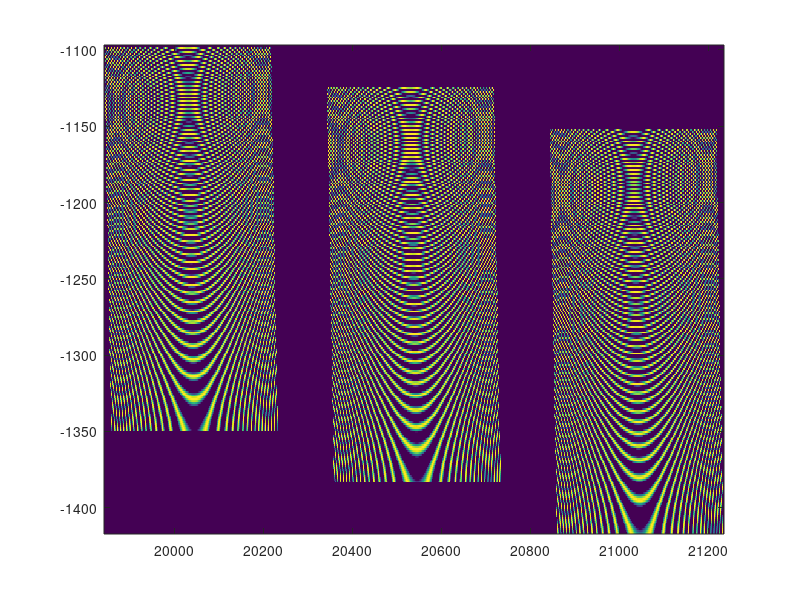
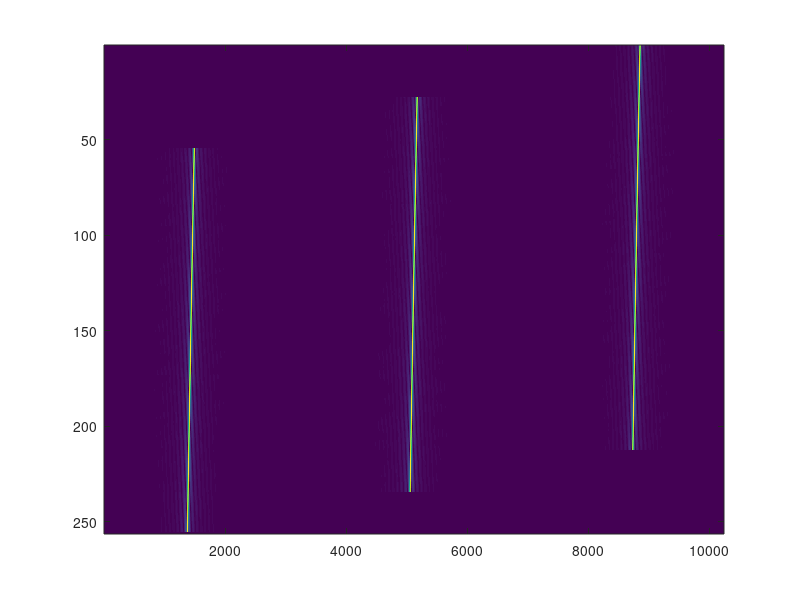
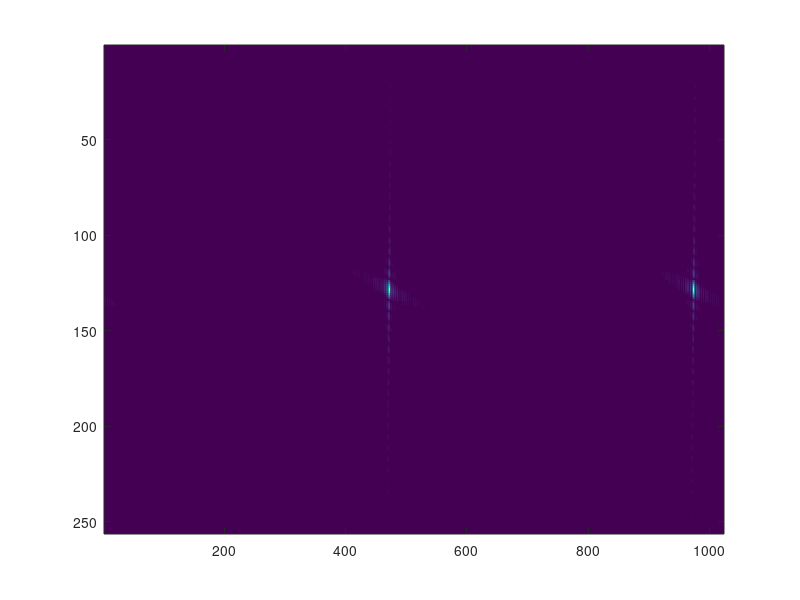

Reproduce these figures in MATLAB, in order. (Note: this script raises an error after producing the figures.)
%%%%%%%%%%%%%%%%%% 声明 %%%%%%%%%%%%%%%%%%
%%%%%%%%%%%%%%%%%% 该代码使用BP成像方式，基于LFM波体制 %%%%%%%%%%%%%%%%%%
%%%%%%%%%%%%%%%%%% 该代码仅限个人用途，以研究为主 %%%%%%%%%%%%%%%%%%
%%%%%%%%%%%%%%%%%% 改版增加了注释 %%%%%%%%%%%%%%%%%%
%%%%%%%%%%%%%%%%%% 修改参数时需要仔细考虑，这一版为远场成像 %%%%%%%%%%%%%%%%%%
%%%%%%%%%%%%%%%%%% 模拟的是飞机雷达对地面目标成像 %%%%%%%%%%%%%%%%%%
%%%%%%%%%%%%%%%%%% 2021.7.8 %%%%%%%%%%%%%%%%%%
%%%%%%%%%%%%%%%%%% Made by JiaxuanLiu %%%%%%%%%%%%%%%%%%

%%  参数设置
clc,clear all,close all
C = 3e8;                                                % 光速
fc = 5.3e9;                                             % 中心频率
lambda = C/fc;                                          % 波长
D = 4;                                                  % 孔径大小
V = 150;                                                % 雷达移动速度
Kr = 20e12;                                             % 调频斜率
Tr = 2.5e-6;                                            % 一个chirp升频率时间
sq_ang = 3.5/180*pi;                                    % 雷达探测区域角度

Br = Kr*Tr;                                             % 信号带宽
Frfactor = 1.2;                                         % 采样倍数（距离向）
Fr = Br*Frfactor;                                       % 采样频率（距离向）
Ba = 0.886*2*V*cos(sq_ang)/D;                           % 方位向信号带宽
Fafactor = 1.2;                                         % 采样倍数（方位向）
Fa = Ba*Fafactor;                                       % 采样频率（方位向）

R_near = 2e4;                                           % 成像区域近点
R_far = R_near+1000;                                    % 成像区域远点

% 以下为仿真场景设置
La_near = 0.886*R_near*lambda/cos(sq_ang)^2/D;
La_far = 0.886*R_far*lambda/cos(sq_ang)^2/D;
Tc_near = -R_near*tan(sq_ang)/V;
Tc_far = -R_far*tan(sq_ang)/V;
fdc = 2*V*sin(sq_ang)/lambda;
Y_min = V*Tc_far;
Y_max = Y_min+100;

Rmin = sqrt(R_near^2+(Tc_near*V+La_near/2)^2);
Rmax = sqrt(R_far^2+(Tc_far*V-La_far/2)^2);

%% 回波设置
Nr = (2*Rmax/C-2*Rmin/C+Tr)*Fr;
Nr = 2^nextpow2(Nr);
tr = linspace(-Tr/2+2*Rmin/C,Tr/2+2*Rmax/C,Nr);         % 快时间
Fr = (Nr-1)/(Tr/2+2*Rmax/C-(-Tr/2+2*Rmin/C));
Na = ((Tc_near+La_near/2/V)-(Tc_far-La_far/2/V))*Fa;
Na = 2^nextpow2(Na);
ta = linspace(Tc_far-La_far/2/V,Tc_near+La_near/2/V,Na);% 满时间
Fa = (Na-1)/(Tc_near+La_near/2/V-(Tc_far-La_far/2/V));

% 方针目标设置
Rpt = [R_near R_near+500 R_near+1000];
Ypt = [0 0 0];
La = 0.886*Rpt*lambda/cos(sq_ang)^2/D;
Tc = -Rpt*tan(sq_ang)/V;
Npt = length(Rpt);

Y_high = max(Ypt)+50;
Y_low = min(Ypt)-50;
% R_left = R_near-50;
% R_right = R_far+50;
R_left = Rmin;
R_right = Rmax;
row    = tr*C/2;                        %列
col    = ta*V;    
% 回波仿真
sig = zeros(Na,Nr);
for k = 1:Npt
    delay = 2/C*sqrt(Rpt(k)^2+(Ypt(k)-ta*V).^2);
    Dr = ones(Na,1)*tr-delay'*ones(1,Nr);
    sig = sig+exp(1j*pi*Kr*Dr.^2-1j*2*pi*fc*delay'*ones(1,Nr))...
        .*(abs((ta-Ypt(k)/V-Tc(k))'*ones(1,Nr))<=La(k)/2/V).*(abs(Dr)<=Tr/2);
end
figure,imagesc(row,col,real(sig)) ;caxis([0 1]);axis xy

%% 距离压缩
sig_rd = fft(sig,[],2);
fr = -1/2:1/Nr:(1/2-1/Nr);
fr = fftshift(fr*Fr);
filter_r = ones(Na,1)*exp(1j*pi*fr.^2/Kr);
sig_rd = sig_rd.*filter_r;
nup = 10;
Nr_up = Nr*nup;
nz = Nr_up-Nr;
dtr = 1/nup/Fr;
sig_rd_up = zeros(Na,Nr_up);
sig_rd_up = [sig_rd(:,1:Nr/2),zeros(Na,nz),sig_rd(:,(Nr/2+1):Nr)];
sig_rdt = ifft(sig_rd_up,[],2);
figure,imagesc(abs(sig_rdt));

%% 网格化
R = zeros(1,Nr);
for ii = 1:Nr
    R(1,ii) = R_left+(R_right-R_left)/(Nr-1)*(ii+1);
end
Y = zeros(1,Na);
for ii = 1:Na
    Y(1,ii) = Y_low+(Y_high-Y_low)/(Na-1)*(ii-1);
end
R = ones(Na,1)*R;
Y = Y'*ones(1,Nr);

%% 成像
f_back = zeros(Na,Nr);
h = waitbar(0,'BPA');
for ii = 1:Na
    R_ij = sqrt(R.^2+(Y-V*ta(ii)).^2);
    t_ij = 2*R_ij/C;
    t_ij = round((t_ij-(2*Rmin/C-Tr/2))/dtr);       %时域转换成时域点数
    it_ij = (t_ij>0&t_ij<=Nr_up);
    t_ij = t_ij.*it_ij+Nr_up*(1-it_ij);
    sig_rdta = sig_rdt(ii,:);
    sig_rdta(Nr_up) = 0;
    f_back = f_back+sig_rdta(t_ij).*exp(1j*4*pi*R_ij/lambda);       %（球面）累加曲线
    waitbar(ii/Na);
    ii
end
close(h);
figure,imagesc(abs(f_back)),suptitle('升采样率为10时成像结果'),xlabel('距离维'),ylabel('方位维');